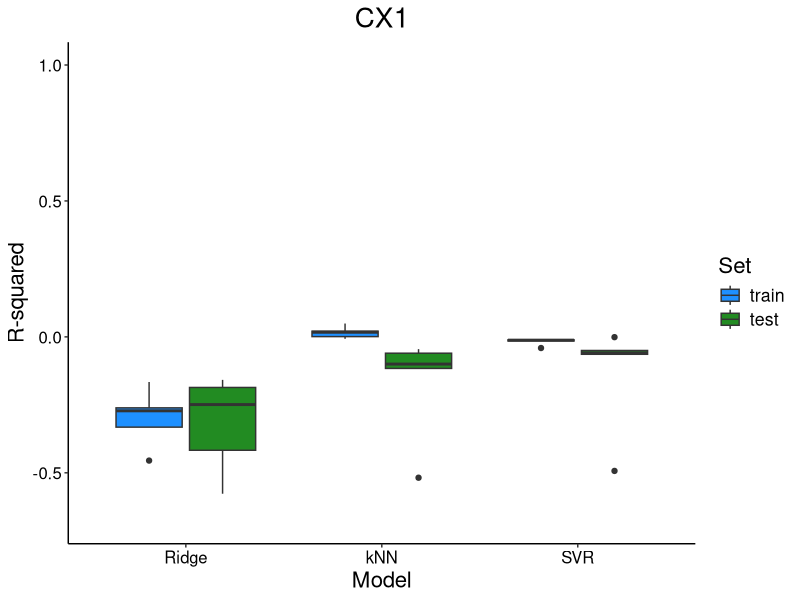
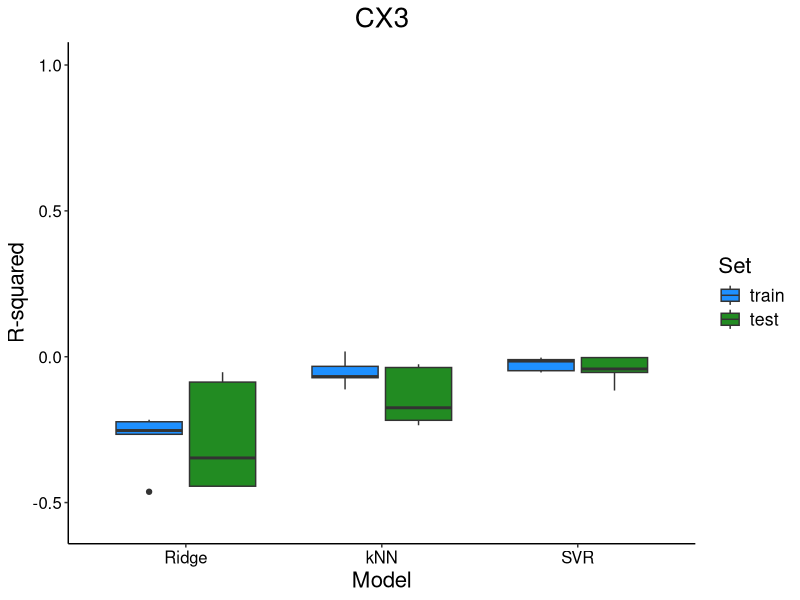
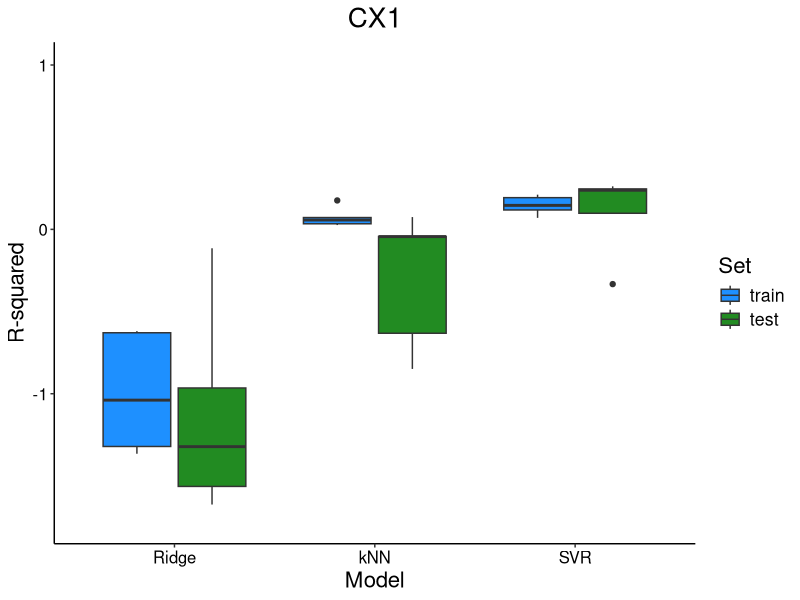
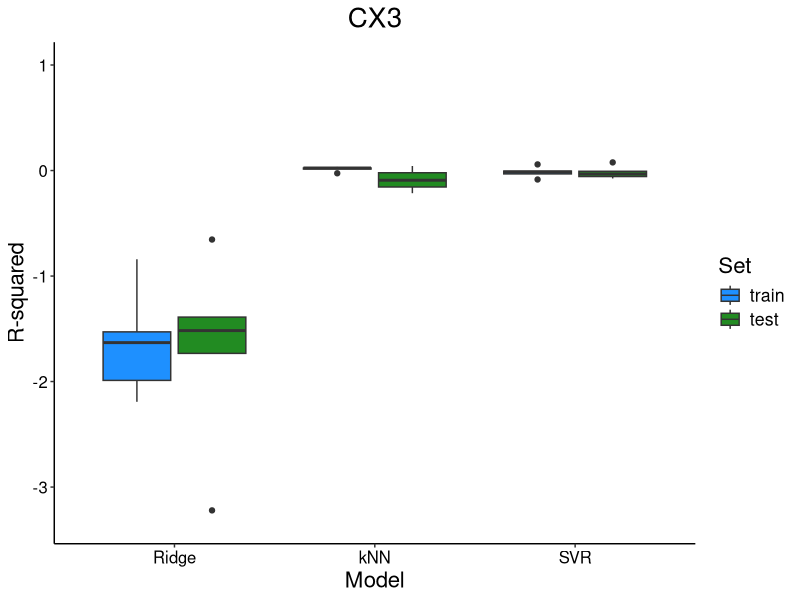

R code for these plots, in order:
###function design plot
box_design <- function(data,name,tittle,metric){
  data$Set <- factor(data$Set, levels = c('train','test'))
  data$Model <- factor(data$Model, levels = c('Ridge','kNN','SVR'))
  require(ggplot2)
  pdf(file = name)
  if (metric == 'R-squared'){lim = c(min(Values)-0.1, 1)} else {lim = c(min(Values)-0.001, max(Values)+0.001)}
  p <- ggplot(data = data, aes(x=Model, y=Values)) + geom_boxplot(aes(fill=Set)) +
    scale_fill_manual(values=c("#1E90FF","#228B22", "#56B4E9")) +
    scale_y_continuous(name = metric,limits=lim) +
    scale_x_discrete(name = "Model") +
    ggtitle(tittle) +
    theme(axis.line.x = element_line(size = 0.5, colour = "black"),
          axis.line.y = element_line(size = 0.5, colour = "black"),
          axis.line = element_line(size=1, colour = "black"),
          panel.grid.major = element_blank(),
          panel.grid.minor = element_blank(),
          panel.border = element_blank(),
          panel.background = element_blank(),
          plot.title=element_text(size = 20, hjust = 0.5),
          text=element_text(size = 16),
          axis.text.x=element_text(colour="black", size = 12),
          axis.text.y=element_text(colour="black", size = 12))
  plot(p)
  dev.off()
}
#####################################################
############        METHYLATION        ##############
#####################################################

### R2 SCORE ###

## SIGNATURE 1

#train 
r_tr <- c(-0.261,-0.166,-0.272,-0.455,-0.332)
k_tr <- c(0.017,0.001,0.049,-0.007,0.021)
s_tr <- c(-0.012,-0.010,-0.011,-0.015,-0.041)

#test
r_te <- c(-0.186,-0.577,-0.249,-0.158,-0.417)
k_te <- c(-0.045,-0.518,-0.060,-0.116,-0.100)
s_te <- c(-0.001,-0.493,-0.050,-0.064,-0.059)

Set <- c('train','train','train','train','train','train','train','train','train','train','train','train','train','train','train','test','test','test','test','test','test','test','test','test','test','test','test','test','test','test')
Values <- c(r_tr,k_tr,s_tr,r_te,k_te,s_te)
Model <- c('Ridge','Ridge','Ridge','Ridge','Ridge','kNN','kNN','kNN','kNN','kNN','SVR','SVR','SVR','SVR','SVR','Ridge','Ridge','Ridge','Ridge','Ridge','kNN','kNN','kNN','kNN','kNN','SVR','SVR','SVR','SVR','SVR')

cx1 <- data.frame(Set,Model,Values)


box_design(cx1,'CX1_Rsquared.pdf','CX1','R-squared')

## SIGNATURE 3

#train 
r_tr <- c(-0.266,-0.216,-0.253,-0.463,-0.223)
k_tr <- c(-0.033,-0.068,0.018,-0.112,-0.072)
s_tr <- c(-0.003,-0.054,-0.015,-0.048,-0.010)

#test
r_te <- c(-0.347,-0.444,-0.053,-0.087,-0.445)
k_te <- c(-0.026,-0.175,-0.037,-0.218,-0.235)
s_te <- c(-0.003,-0.054,-0.001,-0.042,-0.116)

Set <- c('train','train','train','train','train','train','train','train','train','train','train','train','train','train','train','test','test','test','test','test','test','test','test','test','test','test','test','test','test','test')
Values <- c(r_tr,k_tr,s_tr,r_te,k_te,s_te)
Model <- c('Ridge','Ridge','Ridge','Ridge','Ridge','kNN','kNN','kNN','kNN','kNN','SVR','SVR','SVR','SVR','SVR','Ridge','Ridge','Ridge','Ridge','Ridge','kNN','kNN','kNN','kNN','kNN','SVR','SVR','SVR','SVR','SVR')

cx3 <- data.frame(Set,Model,Values)


box_design(cx3,'CX3_Rsquared.pdf','CX3','R-squared')

#####################################################
############        CNProfiles        ##############
#####################################################

### R2 SCORE ###

## SIGNATURE 1

#train 
r_tr <- c(-1.321,-0.619,-0.629,-1.365,-1.039)
k_tr <- c(0.034,0.057,0.072,0.026,0.176)
s_tr <- c(0.193,0.070,0.118,0.146,0.211)

#test
r_te <- c(-1.674,-0.115,-0.965,-1.564,-1.322)
k_te <- c(-0.044,0.075,-0.632,-0.043,-0.849)
s_te <- c(0.098,0.246,0.238,0.262,-0.333)

Set <- c('train','train','train','train','train','train','train','train','train','train','train','train','train','train','train','test','test','test','test','test','test','test','test','test','test','test','test','test','test','test')
Values <- c(r_tr,k_tr,s_tr,r_te,k_te,s_te)
Model <- c('Ridge','Ridge','Ridge','Ridge','Ridge','kNN','kNN','kNN','kNN','kNN','SVR','SVR','SVR','SVR','SVR','Ridge','Ridge','Ridge','Ridge','Ridge','kNN','kNN','kNN','kNN','kNN','SVR','SVR','SVR','SVR','SVR')

cx1 <- data.frame(Set,Model,Values)


box_design(cx1,'CX1_Rsquared_CNP.pdf','CX1','R-squared')

## SIGNATURE 3

#train 
r_tr <- c(-2.192,-0.841,-1.529,-1.631,-1.989)
k_tr <- c(0.024,0.034,-0.026,0.014,0.024)
s_tr <- c(-0.032,0.058,-0.085,-0.005,-0.015)

#test
r_te <- c(-0.654,-1.389,-3.221,-1.517,-1.733)
k_te <- c(-0.156,0.043,-0.215,-0.092,-0.021)
s_te <- c(-0.057,0.077,-0.033,-0.007,-0.075)

Set <- c('train','train','train','train','train','train','train','train','train','train','train','train','train','train','train','test','test','test','test','test','test','test','test','test','test','test','test','test','test','test')
Values <- c(r_tr,k_tr,s_tr,r_te,k_te,s_te)
Model <- c('Ridge','Ridge','Ridge','Ridge','Ridge','kNN','kNN','kNN','kNN','kNN','SVR','SVR','SVR','SVR','SVR','Ridge','Ridge','Ridge','Ridge','Ridge','kNN','kNN','kNN','kNN','kNN','SVR','SVR','SVR','SVR','SVR')

cx3 <- data.frame(Set,Model,Values)


box_design(cx3,'CX3_Rsquared_CNP.pdf','CX3','R-squared')


